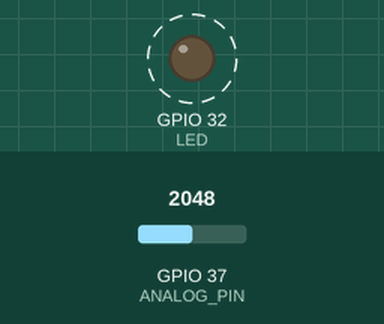
A sketch run on a simulated ESP32. Parts: output pins drawn as LEDs (lit = HIGH). Dashed ring = blinking. The test bench sets the inputs (shaded band); at power-on: GPIO 37 (ANALOG_PIN) = 2048. What the sketch prints to the serial monitor is not drawn.

Above: at 0.05 s.
Timing chart, 0 to 3.0 s (numbered marks = the images above):
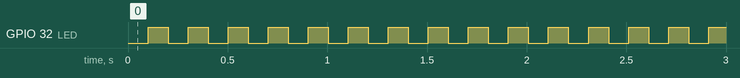

The sketch:

4.1.2.ino
```cpp
#define ANALOG_PIN A1   // Use a ADC-capable pin
#define LED A4        // Use a PWM-capable pin
int ledState = LOW;     // ledState used to set the LED
long previousMilli = 0;  // will store last time LED was updated

void setup() {
  Serial.begin(115200);
  pinMode(LED, OUTPUT);   // set LED pin as output

  // LEDC setup
  ledcSetup(0, 30, 12);  // LEDC channel 0, 30Hz frequency, 12-bit resolution
  ledcAttachPin(LED, 0);
  pinMode(ANALOG_PIN, INPUT); // set analog pin as input
}

void loop() {
  int dutyCycle;
  int potValue = analogRead(ANALOG_PIN);  // read the analog value from the potentiometer
  dutyCycle = map(potValue, 0 , 4095, 10, 1000); // map to 12-bit range (10-1000)

  // printing potentiometer values and corresponding duty cycles
  Serial.print("Potentiometer Value: ");
  Serial.print(potValue);
  delay(50);
  Serial.print("\t Duty Cycle: ");
  Serial.println(dutyCycle);
  delay(50);

  unsigned long currentMilli = millis();
  if (currentMilli - previousMilli > 67) {  // 1000ms / 15Hz = 66.67ms
    previousMilli = currentMilli;

    // set LED brightness using LEDC PWM
    ledcWrite(0, dutyCycle);  // use LEDC channel 0 to set duty cycle

    // toggle LED state
    if (ledState == LOW)
      ledState = HIGH;
    else
      ledState = LOW;

    // update the LED state
    digitalWrite(LED, ledState);
  }
}
```

Measured:
- by itself, GPIO 32 (LED): alternates HIGH for 0.10 s and LOW for 0.10 s
